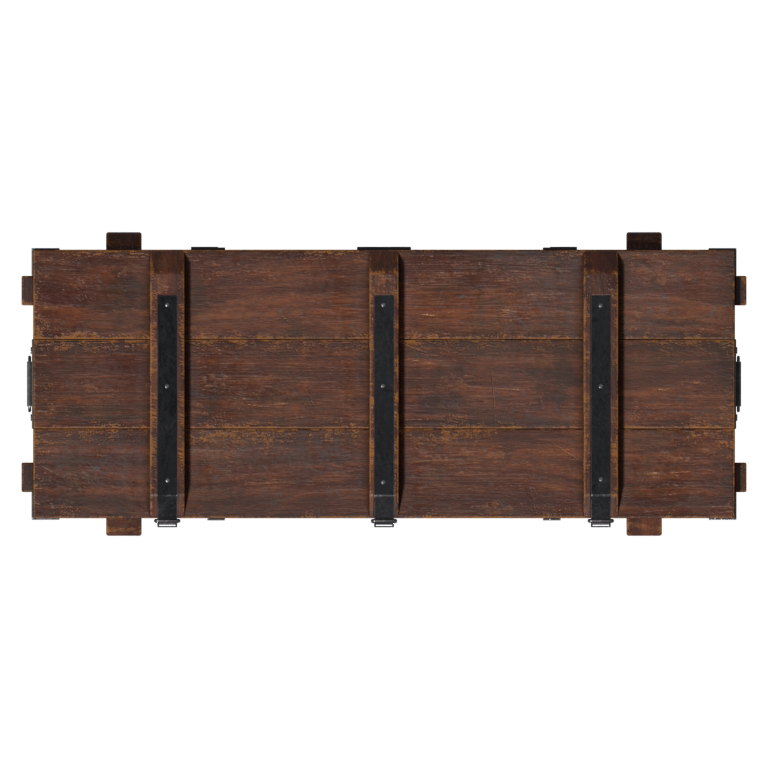
#> input picture docs/art-pipeline/renders/deposito/crate.png, 768 x 768 px
$ python -i compose_entreposto.py   (imports and definitions only)
#> lines starting #> are read from the running program, lines starting #| are printed output that depends on the picture
"""Entreposto (id trading_post) – slot middle (layout v4), 3 níveis, interior visto de cima.
Uso: python3 -I compose_entreposto.py <pasta_dl> <pasta_renders> <repo> <pasta_saida>
  <pasta_dl>      zips extraídos: planks/ (Planks039 2K), marble/ (Marble001 2K)
  <pasta_renders> renders de cima (render_topdown.py): wooden_crate_02, wine_barrel_01, wine_barrel_01_lay,
                  ceramic_pot, CheeseBox_01, magnifying_glass_01, brass_pot_02, brass_vase_03
  <repo>          raiz do projeto (texturas em public/assets/textures, renders e moldes em docs/)
Trabalha em 2x (1536x622) e reduz para 768x311 no final.
Base (piso, paredes, porta, helpers) reaproveitada do compose_santuario.py."""
import sys, os, math, json, random
import numpy as np
from PIL import Image, ImageFilter, ImageDraw, ImageChops

# [1 line that did not run here, left out]
# [1 line not run here, left out]
# [1 line that did not run here, left out]

SS = 2
W, H = 768 * SS, 311 * SS
RO, RI, HALF = 0.274, 0.220, math.radians(16.5)
SC = 768 / (2 * RO * math.sin(HALF)) * SS
CX, CY = W / 2, RO * SC
PPM = 62 * SS
T = 14 * SS / SC
GOLD = np.array([226, 184, 74.]); GOLD_D = np.array([150, 111, 40.])
G4, GD4 = tuple(int(v) for v in GOLD) + (255,), tuple(int(v) for v in GOLD_D) + (255,)
DOOR_HALF = 34 * SS

yy, xx = np.mgrid[0:H, 0:W].astype(np.float32)
R = np.hypot(xx - CX, CY - yy) / SC
A = np.arctan2(xx - CX, CY - yy)
ADEG = np.degrees(A)

def rp(r, a_deg):
    a = math.radians(a_deg); return CX + r * SC * math.sin(a), CY - r * SC * math.cos(a)

def d2r(d1x): return RO - d1x * SS / SC          # profundidade (px 1x a partir da borda externa) -> raio
def px2deg(px1x, d1x): return math.degrees(px1x * SS / (d2r(d1x) * SC))

# [14 lines left out: functions noise, sample, not called in this run]

def crop_alpha(im): return im.crop(im.getchannel('A').point(lambda v: 255 if v > 8 else 0).getbbox())
def load(p): return crop_alpha(Image.open(p).convert('RGBA'))
def ftex(p): return np.asarray(Image.open(p).convert('RGB'), np.float32)

# [4 lines left out: function to_img, not called in this run]

def new_layer(): return Image.new('RGBA', (W, H), (0, 0, 0, 0))

# [6 lines left out: function put, not called in this run]

def place(layer, img, d1x, a, rot_extra=0.0, **kw):
    """posiciona em (profundidade, ângulo); a imagem é girada para seguir a curva (topo -> parede do fundo)"""
    x, y = rp(d2r(d1x), a); put(layer, img, x, y, rot=-a + rot_extra, **kw); return x, y

# [15 lines left out: functions with_shadow, tint, not called in this run]

# ------------------------------------------------------------------ texturas
# [1 line that did not run here, left out]
# [1 line that did not run here, left out]
# [1 line that did not run here, left out]
# tábuas: tom de madeira envelhecida (a textura original é clara e amarelada)
# [1 line that did not run here, left out]
# [1 line that did not run here, left out]

# [14 lines left out: functions wood, lantern_lit, not called in this run]
POTION = {'red': (200, 30, 40), 'blue': (40, 90, 220), 'green': (60, 200, 90), 'purple': (140, 60, 210),
          'gold': (240, 196, 70), 'white': (225, 235, 250), 'amber': (230, 130, 30)}

# [58 lines left out: functions bottle, lying_bottle, board, table, glass_over, not called in this run]
PRISMS = [(128, 52, 200), (40, 170, 80), (225, 230, 240), (240, 120, 30), (40, 90, 220), (30, 26, 36), (200, 40, 40), (235, 200, 40)]

# [48 lines left out: functions emblem, runner, polar_band, build_floor, not called in this run]

def stone_tex(h, w, seed, base=(132, 124, 112)):
    n = noise((h, w), 1.2, seed) * 0.06 + noise((h, w), 6, seed + 1) * 0.07
    return np.array(base, np.float32) * (1 + n[..., None])

# [48 lines left out: functions build_walls, threshold_and_door, not called in this run]

# ================================================================== Entreposto
# [1 line that did not run here, left out]
KP = 2048 / (2.6 * PPM) * 0.55                                   # escala das tábuas em polar_band

# ------------------------------------------------------------------ props renderizados
# [6 lines not run here, left out]

# ------------------------------------------------------------------ props feitos por código
# [11 lines left out: function open_book, not called in this run]

def floor_planks():
    u = A * R * SC * KP * 1.8; v = (RO - R) * SC * KP * 1.8
    col = sample(planks, v + 300, u + 120)                       # tábuas estreitas, no sentido do raio
    lum = col.mean(-1, keepdims=True); col = (col * .7 + lum * .3) * 0.92
    din = np.minimum.reduce([(R - (RI + T)) * SC, ((RO - T) - R) * SC, (HALF - T / np.maximum(R, 1e-3) - np.abs(A)) * R * SC])
    col *= (1 - 0.45 * np.exp(-np.clip(din, 0, None) / (11 * SS)))[..., None]
    return to_img(col)

def band_mask(d0, d1, a0, a1): return (R <= d2r(d0)) & (R >= d2r(d1)) & (ADEG >= a0) & (ADEG <= a1)

# [101 lines left out: functions solid, coin, scatter_coins, scales, coin_bag, sack and 5 more, not called in this run]

def tint_c(c, k): return tuple(int(min(255, v * k)) for v in c)

# [160 lines left out: functions fabric_rolls, open_cloth, fruit_basket, cheese_box, wheelbarrow, labeled and 7 more, not called in this run]

# ------------------------------------------------------------------ níveis
def compose(level):
    fxl = []
    def fx(t_, x, y, **kw): fxl.append((t_, x, y, kw))
    canvas = floor_planks()
    floor_deco = new_layer(); low = new_layer(); mid_ = new_layer(); top = new_layer(); wallp = new_layer(); over = new_layer()

    # ---------------- corredor: lajes (1), tapete (2), mármore branco e rosa dos ventos (3)
    if level < 3:
        k = 1024 / (300 * SS)
        u = A * R * SC * k; v = (RO - R) * SC * k
        st = sample(stone, u, v); lum = st.mean(-1, keepdims=True); st = (st * .35 + lum * .65) * np.array([1, .95, .88]) * .85
        floor_deco.alpha_composite(to_img(st, np.where(band_mask(70, 260, -2.0, 2.0), 255, 0)))
    if level == 2:
        rn = runner(int(40 * SS), int(150 * SS), 5); place(floor_deco, rn, 76 + 84, 0, width_px=rn.width)
    if level >= 3:
        floor_deco.alpha_composite(polar_band(white_marble, 2048 / (420 * SS), 70, 260, -2.2, 2.2, 1.0))
        gl = band_mask(70, 260, -2.2, 2.2) & (np.abs(np.abs(ADEG) - 2.2) * R * SC * math.pi / 180 < 2.4)
        floor_deco.alpha_composite(to_img(np.zeros((H, W, 3)) + GOLD, np.where(gl, 255, 0)))
        cr = compass_rose(64 * SS); x, y = place(floor_deco, cr, 160, 0, width_px=cr.width)
        fx('glow', x, y, color='#E2B84A', radius=0.07)

    # ---------------- balcão de câmbio (fundo, centro)
    counter(mid_, 44, 68, -5.4, 5.4, level)
    place(low, P['stool'], 34, 0.8, width_m=0.4)
    place(top, scales(int(0.62 * PPM) if level < 3 else int(0.78 * PPM), gold=level >= 3), 57, -3.0, width_px=int(0.62 * PPM) if level < 3 else int(0.78 * PPM))
    place(top, open_book(int(0.5 * PPM), int(0.34 * PPM)), 57, 0.2, width_m=0.5)
    place(top, coin_bag(0.3 * PPM, 3), 57, 3.0, width_m=0.42)
    x, y = place(top, lantern_lit(P['lantern']), 57, 4.4, width_m=0.26)
    fx('glow', x, y, color='#ffb347', radius=0.035)
    if level >= 2:
        place(top, P['magnifying_glass_01'], 57, 1.7, rot_extra=-35, width_m=0.16)
        ob = order_board(int(1.2 * PPM), int(0.34 * PPM), 12)
        place(low, ob, 26, 0.2, width_px=ob.width)
    if level >= 3:
        ch = P['chest'].copy(); scatter_coins(ch, ch.width * .5, ch.height * .45, ch.width * .25, 18, ch.width * .1, 5)
        place(mid_, ch, 30, 4.2, width_m=0.8)
        place(mid_, route_table(int(1.1 * PPM), int(0.62 * PPM), 21), 30, -4.0, width_m=1.1)

    # ---------------- alas: bancas dos mercadores
    BACK, FRONT = (18, 104), (124, 198)
    if level == 1:
        # banca esquerda: madeira e pedra
        stall_table(low, 22, 112, -15.2, -8.0, 1)
        place(mid_, log_pile(int(1.6 * PPM), int(0.8 * PPM), 3), 44, -11.6, width_m=1.6)
        for i, (dd, aa) in enumerate(((90, -14.0), (90, -11.6), (90, -9.2), (110, -13.0), (110, -10.4))):
            place(mid_, stone_block(0.42 * PPM, 30 + i), dd - 6, aa, rot_extra=(i * 7) % 11 - 5, width_m=0.42)
        # banca direita: metais
        stall_table(low, 22, 70, 8.0, 15.2, 2)
        place(mid_, ingot_stack(int(1.0 * PPM), int(0.6 * PPM), (150, 150, 158), 0), 46, 10.0, width_m=1.0)
        place(mid_, ingot_stack(int(1.0 * PPM), int(0.6 * PPM), (184, 110, 70), 1), 46, 13.4, width_m=1.0)
        place(mid_, P['bucket'], 92, 9.6, width_m=0.5)
        place(mid_, P['wooden_crate_02'], 96, 13.0, rot_extra=90, width_m=1.0)
        x, y = place(top, lantern_lit(P['lantern']), 84, -15.0, width_m=0.26)
    else:
        cols = [(170, 40, 40), (40, 80, 160), (50, 120, 70), (200, 140, 40)]
        stalls = [(BACK, -15.4, -7.6, 0), (FRONT, -15.4, -7.6, 1), (BACK, 7.6, 15.4, 2), (FRONT, 7.6, 15.4, 3)]
        for (d0, d1), a0, a1, i in stalls:
            stall_table(low, d0 + 6, d1 - 6, a0 + (2.4 if a0 < 0 else 0.6), a1 - (0.6 if a0 < 0 else 2.4), 10 + i,
                        cloth=[None, (90, 60, 40), None, None][i])
        # tecidos (esquerda, fundo)
        place(mid_, fabric_rolls(int(1.5 * PPM), int(0.9 * PPM), 1, [(150, 30, 40), (40, 70, 150), (200, 170, 60), (60, 120, 70), (120, 50, 130)]), 50, -10.2, width_m=1.5)
        place(mid_, open_cloth(int(1.0 * PPM), int(0.55 * PPM), (40, 70, 150), 4), 88, -10.0, rot_extra=4, width_m=1.0)
        # especiarias (esquerda, frente)
        spices = [(230, 170, 30), (190, 50, 30), (120, 70, 40), (90, 130, 60), (200, 90, 40)]
        for i, (dd, aa) in enumerate(((140, -12.4), (140, -10.4), (162, -11.4), (162, -9.4), (182, -10.4))):
            place(mid_, sack(int(0.55 * PPM), int(0.5 * PPM), 40 + i, open_=spices[i]), dd, aa, width_m=0.55)
        for i, (dd, aa) in enumerate(((150, -8.6), (176, -8.6))):
            place(mid_, P['ceramic_pot'], dd, aa, rot_extra=i * 40, width_m=0.5)
        # metais e madeira (direita, fundo)
        place(mid_, ingot_stack(int(0.9 * PPM), int(0.55 * PPM), (150, 150, 158), 0), 44, 9.6, width_m=0.9)
        place(mid_, ingot_stack(int(0.9 * PPM), int(0.55 * PPM), (184, 110, 70), 1), 44, 12.2, width_m=0.9)
        place(mid_, log_pile(int(1.5 * PPM), int(0.75 * PPM), 3), 84, 10.8, width_m=1.5)
        # comida (direita, frente)
        place(mid_, cheese_box(), 146, 9.4, rot_extra=0, width_m=0.62)
        for i, (dd, aa) in enumerate(((146, 11.8), (174, 9.0), (176, 11.4))):
            place(mid_, fruit_basket(i), dd, aa, width_m=0.5)
        # toldos
        for (d0, d1), a0, a1, i in stalls:
            if a0 < 0: awning(over, d0, d1, -16.2, -13.0, cols[i], gold=level >= 3)
            else: awning(over, d0, d1, 13.0, 16.2, cols[i], gold=level >= 3)
        for sgn in (-1, 1):
            x, y = place(top, lantern_lit(P['lantern']), 114, sgn * 12.0, width_m=0.26)
            fx('glow', x, y, color='#ffb347', radius=0.035)
    if level == 1:
        fx('glow', x, y, color='#ffb347', radius=0.03)

    # ---------------- nível 3: banca de aetherium e vitrine de raridades, junto ao corredor
    if level >= 3:
        stall_table(low, 92, 126, -7.2, -3.8, 50)
        cx = crystals(int(0.85 * PPM), int(0.55 * PPM), 7); x, y = place(mid_, cx, 109, -5.5, width_m=0.85)
        gl = glass_over(int(1.0 * PPM), int(0.7 * PPM)); place(over, gl, 109, -5.5, width_m=1.0)
        fx('glow', x, y, color='#9b7dff', radius=0.05); fx('sparks', x, y, color='#c9b8ff')
        stall_table(low, 92, 126, 3.8, 7.2, 51, cloth=(40, 30, 60))
        place(mid_, P['brass_vase_03'], 103, 4.8, width_m=0.34)
        place(mid_, P['vase1'], 103, 6.3, width_m=0.36)
        place(mid_, P['goblets'], 116, 5.4, width_m=0.42)
        gl = glass_over(int(1.0 * PPM), int(0.7 * PPM)); place(over, gl, 109, 5.5, width_m=1.0)

    # ---------------- doca de carga, junto à porta
    if level == 1:
        place(mid_, P['wooden_crate_02'], 228, -12.8, rot_extra=0, width_m=1.1)
        place(mid_, P['crate'], 232, -8.6, rot_extra=8, width_m=0.75)
        for i, aa in enumerate((8.0, 9.6)):
            place(mid_, P['wine_barrel_01'], 236, aa, width_m=0.62)
        place(mid_, P['wine_barrel_01_lay'], 226, 12.6, rot_extra=90, width_m=0.62)
        for i, (dd, aa) in enumerate(((200, -9.6), (204, -7.8))):
            place(mid_, sack(int(0.6 * PPM), int(0.48 * PPM), 60 + i), dd, aa, rot_extra=i * 25, width_m=0.6)
        place(mid_, P['ceramic_pot'], 214, 5.2, width_m=0.5)
        place(mid_, P['ceramic_pot'], 238, 5.4, rot_extra=60, width_m=0.46)
        place(mid_, labeled(P['crate'], 4), 190, 13.2, rot_extra=-6, width_m=0.75)
        place(mid_, P['wooden_crate_02'], 170, -13.4, rot_extra=90, width_m=1.0)
        for i, (dd, aa) in enumerate(((176, 9.4), (198, 10.4))):
            place(mid_, sack(int(0.6 * PPM), int(0.48 * PPM), 70 + i), dd, aa, rot_extra=i * 40, width_m=0.6)
    else:
        place(mid_, labeled(P['wooden_crate_02'], 1, 2), 232, -13.0, width_m=1.1)
        place(mid_, labeled(P['crate'], 2), 236, -9.2, rot_extra=8, width_m=0.75)
        place(mid_, labeled(P['crate'], 3), 214, -7.0, rot_extra=-12, width_m=0.6)
        for aa in (8.6, 10.2):
            place(mid_, P['wine_barrel_01'], 238, aa, width_m=0.62)
        place(mid_, P['wine_barrel_01_lay'], 224, 13.2, rot_extra=90, width_m=0.62)
        place(mid_, wheelbarrow(int(0.8 * PPM), int(1.4 * PPM), 9), 212, 6.0, rot_extra=-20, height_m=1.3)
        place(mid_, P['brass_pot_02'], 240, 5.0, width_m=0.4)
        place(mid_, sack(int(0.6 * PPM), int(0.48 * PPM), 61), 216, -10.6, rot_extra=20, width_m=0.6)

    th = new_layer(); threshold_and_door(th); canvas.alpha_composite(th)
    canvas = with_shadow(canvas, floor_deco, off=3, blur=3, strength=0.3)
    canvas = with_shadow(canvas, low, off=6, blur=5, strength=0.45)
    canvas = with_shadow(canvas, mid_, off=10, blur=8, strength=0.5)
    canvas = with_shadow(canvas, top, off=5, blur=3, strength=0.45)
    canvas = with_shadow(canvas, over, off=8, blur=8, strength=0.35)
    walls = build_walls(level); walls.alpha_composite(wallp)
    canvas = with_shadow(canvas, walls, off=12, blur=9, strength=0.5)

    c = np.asarray(canvas, np.float32)
    for t_, x, y, kw in fxl:
        if t_ != 'glow': continue
        rad = kw['radius'] * W * 1.6
        g = np.exp(-((xx - x) ** 2 + (yy - y) ** 2) / (2 * (rad / 2) ** 2))[..., None]
        c[..., :3] = c[..., :3] * (1 + 0.22 * g) + np.array([60, 30, 0]) * g * 0.35
    canvas = Image.fromarray(np.clip(c, 0, 255).astype(np.uint8), 'RGBA')

    out = canvas.resize((768, 311), Image.LANCZOS)
    mask = Image.open(f'{PIPE}/templates/middle_arc_mask.png').convert('L')
    out.putalpha(ImageChops.darker(out.getchannel('A'), mask))
    name = 'trading_post.middle.png' if level == 1 else f'trading_post.middle.lv{level}.png'
    out.save(f'{OUT}/{name}')
    return out, fxl

# [1 line that did not run here, left out]

def key(t_, x, y, kw): return (t_, round(x / W, 3), round(y / H, 3), json.dumps(kw, sort_keys=True))
allk = {}
# [2 lines not run here, left out]
fxs = []
# [6 lines not run here, left out]

sheet = Image.new('RGB', (768 * 3 + 40, 311 + 40), (30, 27, 38))
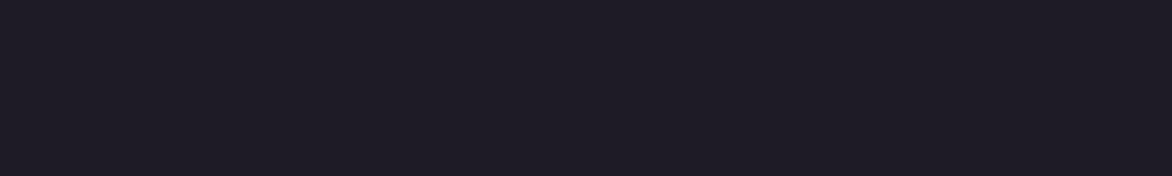
#> sheet: PIL image 2344x351 RGB (shown at 1/2 size); mean R, G, B 30, 27, 38
dr = ImageDraw.Draw(sheet)
# [4 lines not run here, left out]

>>> result = load('../../renders/deposito/crate.png')
#> in crop_alpha, `def crop_alpha(im): return im.crop(im.getchannel('A').point(lambda v: ..`:
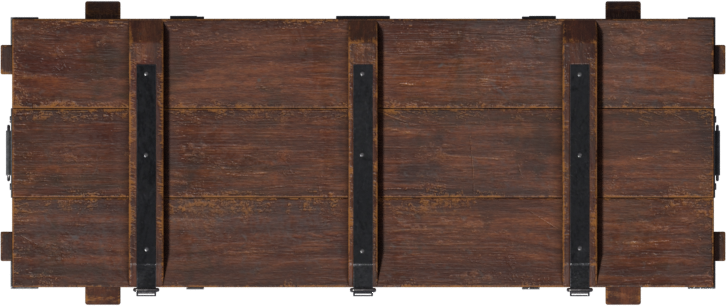
#> returned value: PIL image 726x306 RGBA; mean R, G, B, A 74.4, 52.7, 44.6, 222.6; transparent parts drawn white

$ run again, on docs/art-pipeline/renders/deposito/antique_estoc.png
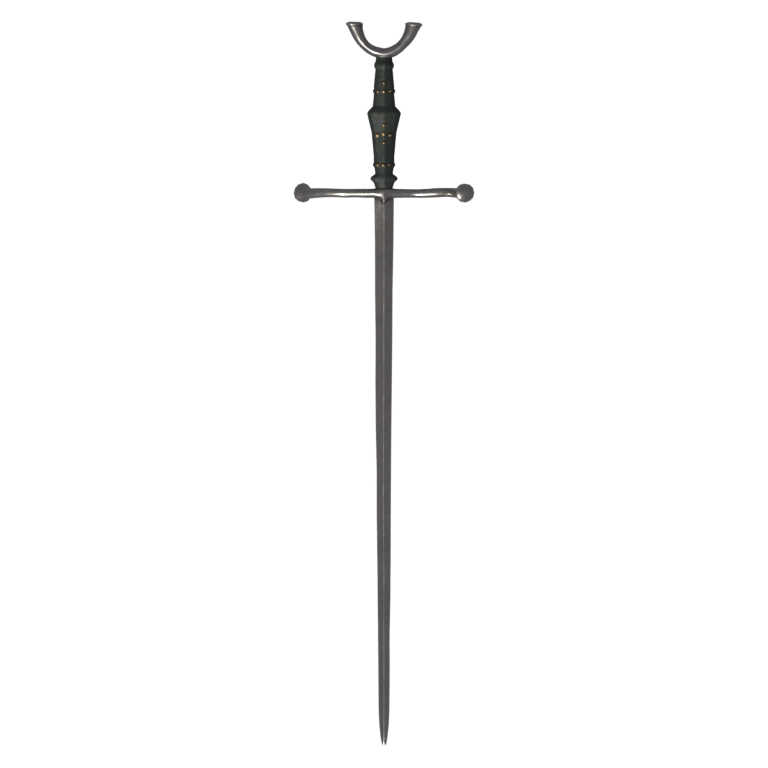
#> input picture docs/art-pipeline/renders/deposito/antique_estoc.png, 768 x 768 px
#> in crop_alpha, `def crop_alpha(im): return im.crop(im.getchannel('A').point(lambda v: ..`:
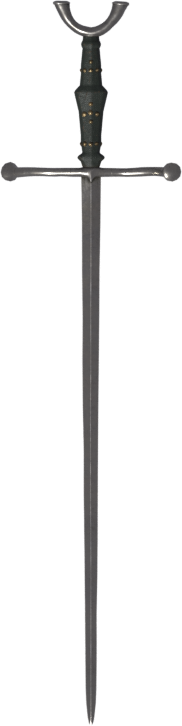
#> returned value: PIL image 182x726 RGBA; mean R, G, B, A 10.1, 9.9, 9.8, 26.2; transparent parts drawn white
